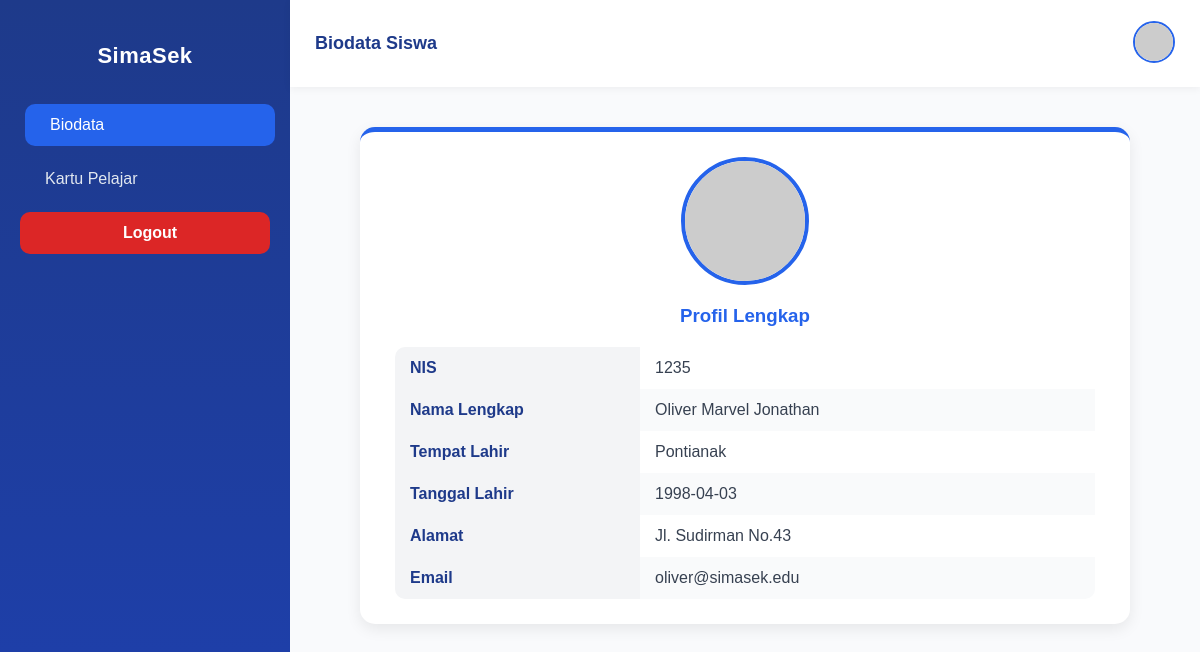
/siswa/biodata.php (signed in), run on the app's committed database.
### tables this page shows
CREATE TABLE `user` (
  `id` int NOT NULL,
  `role` varchar(100) NOT NULL,
  `email` varchar(100) NOT NULL,
  `password` varchar(100) NOT NULL,
  `nama_lengkap` varchar(100) NOT NULL,
  `tempat_lahir` varchar(100) NOT NULL,
  `tanggal_lahir` date NOT NULL,
  `alamat` varchar(100) NOT NULL,
  `nis` decimal(8,0) NOT NULL
);

### Siswa/biodata.php (the view, shortened to what this page needs)
<?php
include '../connection.php';
$email = $_SESSION['usertype'];
$query = "SELECT * FROM user WHERE email = '$email' AND role = 'siswa'";
$result = mysqli_query($db, $query);
$siswa = mysqli_fetch_assoc($result);
?>
<!DOCTYPE html>
<html lang="id">
<head>
  <link href="https://cdn.jsdelivr.net/npm/remixicon@3.5.0/fonts/remixicon.css" rel="stylesheet">
</head>
<body>
  <aside class="sidebar">
    <h2 class="logo">SimaSek</h2>
    <nav>
      <a href="biodata.php" class="active"><i class="ri-id-card-line"></i> <span>Biodata</span></a>
      <a href="kartupelajar.php"><i class="ri-bank-card-line"></i> <span>Kartu Pelajar</span></a>
      <a href="../logout.php" class="logout"><i class="ri-logout-box-line"></i> <span>Logout</span></a>
    </nav>
  </aside>
  <main class="content">
    <header class="topbar">
      <p>Biodata Siswa</p>
      <div class="profile">
        <img src="https://ui-avatars.com/api/?name=<?= urlencode($siswa['nama_lengkap']); ?>&background=2563eb&color=fff" alt="Avatar">
      </div>
    </header>
    <section class="dashboard">
      <div class="card">
        <div class="avatar">
          <img src="https://ui-avatars.com/api/?name=<?= urlencode($siswa['nama_lengkap']); ?>&background=2563eb&color=fff" alt="Foto Profil">
        </div>
        <h3><i class="ri-user-line"></i> Profil Lengkap</h3>
        <table>
          <tr><th>NIS</th><td><?= htmlspecialchars($siswa['nis']); ?></td></tr>
          <tr><th>Nama Lengkap</th><td><?= htmlspecialchars($siswa['nama_lengkap']); ?></td></tr>
          <tr><th>Tempat Lahir</th><td><?= htmlspecialchars($siswa['tempat_lahir']); ?></td></tr>
          <tr><th>Tanggal Lahir</th><td><?= htmlspecialchars($siswa['tanggal_lahir']); ?></td></tr>
          <tr><th>Alamat</th><td><?= htmlspecialchars($siswa['alamat']); ?></td></tr>
          <tr><th>Email</th><td><?= htmlspecialchars($siswa['email']); ?></td></tr>
        </table>
      </div>
    </section>
  </main>
</body>
</html>

### Siswa/biodata.php (style rules this page uses)
body { margin: 0; font-family: 'Poppins', sans-serif; background: #f0f4ff; display: flex; min-height: 100vh; color: #333; }
.sidebar { width: 250px; background: linear-gradient(180deg, #1e3a8a, #1e40af); color: #fff; display: flex; flex-direction: column; padding: 25px 20px; box-shadow: 2px 0 10px rgba(0, 0, 0, 0.1); }
.logo { font-size: 22px; font-weight: 700; margin-bottom: 35px; text-align: center; letter-spacing: 0.5px; }
nav a { color: #e2e8f0; text-decoration: none; padding: 12px 15px; border-radius: 10px; display: flex; align-items: center; gap: 10px; margin-bottom: 12px; transition: all 0.3s ease; font-weight: 500; }
nav a:hover, nav a.active { background: #2563eb; color: #fff; transform: translateX(5px); }
nav a.logout { margin-top: auto; background: #dc2626; color: white; text-align: center; justify-content: center; font-weight: 600; transition: background 0.3s ease; }
.content { flex: 1; display: flex; flex-direction: column; background: #f9fafc; }
.topbar { background: #fff; box-shadow: 0 2px 8px rgba(0,0,0,0.05); padding: 15px 25px; display: flex; justify-content: space-between; align-items: center; position: sticky; top: 0; z-index: 100; }
.topbar p { font-size: 18px; font-weight: 600; color: #1e3a8a; }
.profile img { width: 38px; height: 38px; border-radius: 50%; border: 2px solid #2563eb; object-fit: cover; }
.dashboard { padding: 40px 25px; display: flex; justify-content: center; align-items: flex-start; }
.card { background: #fff; border-radius: 15px; box-shadow: 0 5px 15px rgba(0,0,0,0.08); padding: 25px 35px; border-top: 5px solid #2563eb; width: 100%; max-width: 700px; transition: transform 0.3s ease, box-shadow 0.3s ease; }
.card h3 { color: #2563eb; margin-bottom: 20px; text-align: center; font-weight: 600; }
.avatar { display: flex; justify-content: center; margin-bottom: 20px; }
.avatar img { width: 120px; height: 120px; border-radius: 50%; border: 4px solid #2563eb; object-fit: cover; }
table { width: 100%; border-collapse: collapse; border-radius: 10px; overflow: hidden; }
th, td { padding: 12px 15px; text-align: left; }
th { background: #f3f4f6; color: #1e3a8a; font-weight: 600; width: 35%; }
td { background: #fff; color: #374151; }
tr:nth-child(even) td { background: #f9fafb; }

### data on the page
user: nis "1235", nama_lengkap "Oliver Marvel Jonathan", tempat_lahir "Pontianak", tanggal_lahir "1998-04-03", alamat "Jl. Sudirman No.43", email "oliver@simasek.edu"
